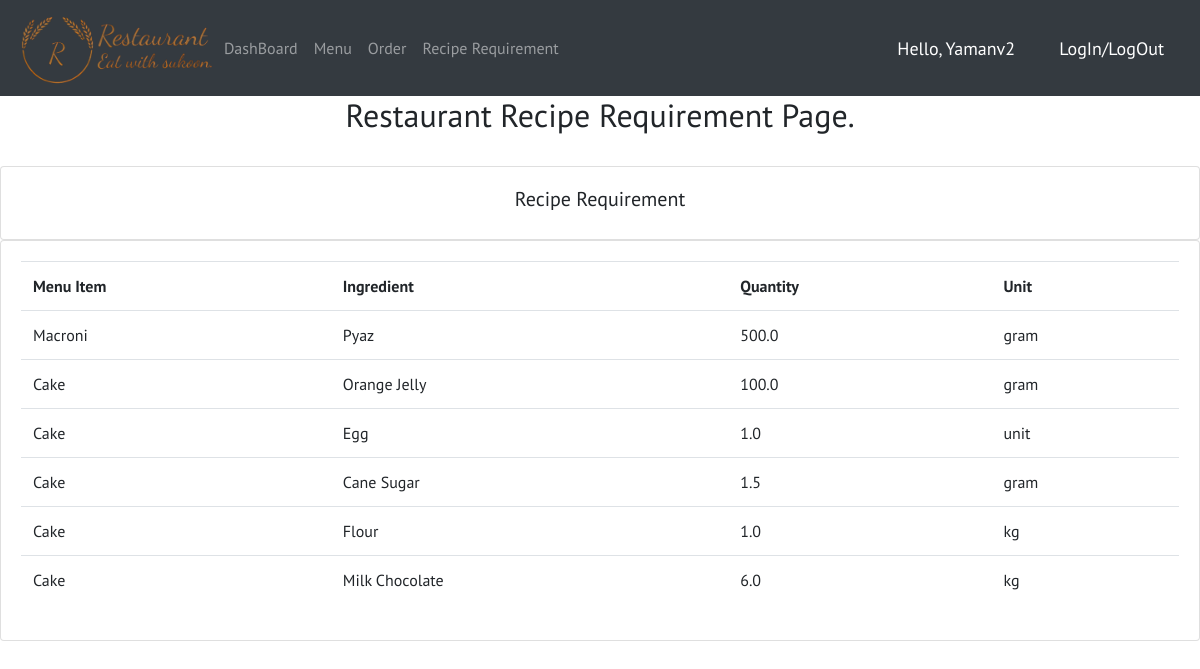
The app's page /recipe_requirement/ (signed in) with its own data.
### restaurant/models.py (models this page shows, shortened)
class RecipeRequirement(models.Model):
    UNIT_CHOICE = (
        ('tbsp', 'tbsp'),
        ('gram', 'Gram'),
        ('kg', 'KiloGram'),
        ('mg', 'MiliGram'),
        ('unit', 'Unit'),
    )
    menu_item = models.ForeignKey(MenuItem, null=True, on_delete=models.SET_NULL)
    ingredient = models.ForeignKey(Ingredient, null=True, on_delete=models.SET_NULL)
    quantity = models.FloatField(null=True)
    unit = models.CharField(max_length=5, null=True, choices=UNIT_CHOICE)

class MenuItem(models.Model):
    item_name = models.CharField(max_length=200, null=True)
    set_price = models.FloatField(null=True)

class Ingredient(models.Model):
    UNIT_CHOICE = (
        ('tbsp', 'tbsp'),
        ('gram', 'Gram'),
        ('kg', 'KiloGram'),
        ('mg', 'MiliGram'),
        ('unit', 'Unit'),
    )
    ingredient_name = models.CharField(max_length=200, null=True)
    available_quantity = models.FloatField(null=True)
    unit = models.CharField(max_length=5, null=True, choices=UNIT_CHOICE)
    unit_price = models.FloatField(null=True)

### restaurant/views.py (the view)
# urls.py: path('recipe_requirement/', views.recipe_requirement),
@login_required(login_url='Login')
def recipe_requirement(request):
    recipe_requirement = RecipeRequirement.objects.all()
    return render(request, 'restaurant/recipe_requirement.html', {'recipe_requirement':recipe_requirement})

### restaurant/templates/restaurant/recipe_requirement.html (shortened to what this page needs)
{% extends 'restaurant/base.html' %}
{% block content %}
<h2 style="text-align:center">
    Restaurant Recipe Requirement Page.
</h2>
<br>
<div class="row">
    <div class="col-md">
        <div class="card card-body">
            <h5 style='text-align: center'>Recipe Requirement</h5>
        </div>
        <div class="card card-body">
            <table class="table">
                <tr>
                    <th>Menu Item</th>
                    <th>Ingredient</th>
                    <th>Quantity</th>
                    <th>Unit</th>
                </tr>
                {% for i in recipe_requirement %}
                    <tr>
                        <td>{{i.menu_item.item_name}}</td>
                        <td>{{i.ingredient.ingredient_name}}</td>
                        <td>{{i.quantity}}</td>
                        <td>{{i.unit}}</td>
                    </tr>
                {% endfor %}
            </table>
        </div>
    </div>
</div>
{% endblock %}

### restaurant/templates/restaurant/navbar.html (shortened to what this page needs)
{% load static %}
<nav class="navbar navbar-expand-lg navbar-dark bg-dark" >
  <a href='/'><img style="max-height: 80px" src="{% static 'Logo.png' %}">
    <div class="collapse navbar-collapse" id="navbarNav">
      <ul class="navbar-nav">
        <li class="nav-item">
          <a class="nav-link" href="/dashboard/">DashBoard</a>
        </li>
        <li class="nav-item">
          <a class="nav-link" href="/menu/">Menu</a>
        </li>
        <li class="nav-item">
          <a class="nav-link" href="/order/">Order</a>
        </li>
        <li class="nav-item">
          <a class="nav-link" href="/recipe_requirement/">Recipe Requirement</a>
        </li>
      </ul>
    </div>
    <div>
      <span class="hello-msg">Hello, {{request.user}}</span>
      <span><a class="hello-msg" class="some" href="{% url 'LogOut' %}">LogIn/LogOut</a></span>
    </div>
</nav>

### restaurant/templates/restaurant/navbar.html (style rules this page uses)
.hello-msg { font-size: 18px; color: #fff; margin: 20px; }

### records on screen
RecipeRequirement: menu_item.item_name "Macroni", ingredient.ingredient_name "Pyaz", quantity "500.0", unit "gram"
RecipeRequirement: menu_item.item_name "Cake", ingredient.ingredient_name "Orange Jelly", quantity "100.0", unit "gram"
RecipeRequirement: menu_item.item_name "Cake", ingredient.ingredient_name "Egg", quantity "1.0", unit "unit"
RecipeRequirement: menu_item.item_name "Cake", ingredient.ingredient_name "Cane Sugar", quantity "1.5", unit "gram"
RecipeRequirement: menu_item.item_name "Cake", ingredient.ingredient_name "Flour", quantity "1.0", unit "kg"
RecipeRequirement: menu_item.item_name "Cake", ingredient.ingredient_name "Milk Chocolate", quantity "6.0", unit "kg"

### other values on screen
{{ request.user }} "Yamanv2"
